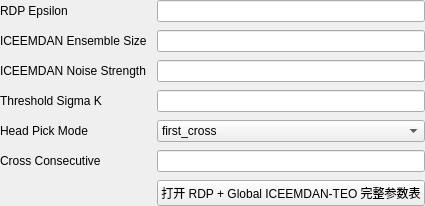
                 <widget class="QWidget" name="pageIceemdanTeoKeyParams">
                  <property name="algorithmId" stdset="0">
                   <string>rdp_global_iceemdan_teo</string>
                  </property>
                  <layout class="QFormLayout" name="formLayoutIceemdanTeoKeyParams">
                   <property name="horizontalSpacing">
                    <number>10</number>
                   </property>
                   <property name="verticalSpacing">
                    <number>8</number>
                   </property>
                   <property name="leftMargin">
                    <number>0</number>
                   </property>
                   <property name="topMargin">
                    <number>0</number>
                   </property>
                   <property name="rightMargin">
                    <number>0</number>
                   </property>
                   <property name="bottomMargin">
                    <number>0</number>
                   </property>
                   <item row="0" column="0">
                    <widget class="QLabel" name="labelIceRdpEpsilon">
                     <property name="text">
                      <string>RDP Epsilon</string>
                     </property>
                    </widget>
                   </item>
                   <item row="0" column="1">
                    <widget class="QLineEdit" name="editIceemdanTeo_rdp_epsilon">
                     <property name="algorithmId" stdset="0">
                      <string>rdp_global_iceemdan_teo</string>
                     </property>
                     <property name="paramKey" stdset="0">
                      <string>rdp_epsilon</string>
                     </property>
                     <property name="paramType" stdset="0">
                      <string>float</string>
                     </property>
                     <property name="sizePolicy">
                      <sizepolicy hsizetype="Expanding" vsizetype="Fixed">
                       <horstretch>0</horstretch>
                       <verstretch>0</verstretch>
                      </sizepolicy>
                     </property>
                    </widget>
                   </item>
                   <item row="1" column="0">
                    <widget class="QLabel" name="labelIceEnsembleSize">
                     <property name="text">
                      <string>ICEEMDAN Ensemble Size</string>
                     </property>
                    </widget>
                   </item>
                   <item row="1" column="1">
                    <widget class="QLineEdit" name="editIceemdanTeo_ensemble_size">
                     <property name="algorithmId" stdset="0">
                      <string>rdp_global_iceemdan_teo</string>
                     </property>
                     <property name="paramKey" stdset="0">
                      <string>ensemble_size</string>
                     </property>
                     <property name="paramType" stdset="0">
                      <string>int</string>
                     </property>
                     <property name="sizePolicy">
                      <sizepolicy hsizetype="Expanding" vsizetype="Fixed">
                       <horstretch>0</horstretch>
                       <verstretch>0</verstretch>
                      </sizepolicy>
                     </property>
                    </widget>
                   </item>
                   <item row="2" column="0">
                    <widget class="QLabel" name="labelIceNoiseStrength">
                     <property name="text">
                      <string>ICEEMDAN Noise Strength</string>
                     </property>
                    </widget>
                   </item>
                   <item row="2" column="1">
                    <widget class="QLineEdit" name="editIceemdanTeo_noise_strength">
                     <property name="algorithmId" stdset="0">
                      <string>rdp_global_iceemdan_teo</string>
                     </property>
                     <property name="paramKey" stdset="0">
                      <string>noise_strength</string>
                     </property>
                     <property name="paramType" stdset="0">
                      <string>float</string>
                     </property>
                     <property name="sizePolicy">
                      <sizepolicy hsizetype="Expanding" vsizetype="Fixed">
                       <horstretch>0</horstretch>
                       <verstretch>0</verstretch>
                      </sizepolicy>
                     </property>
                    </widget>
                   </item>
                   <item row="3" column="0">
                    <widget class="QLabel" name="labelIceSigmaK">
                     <property name="text">
                      <string>Threshold Sigma K</string>
                     </property>
                    </widget>
                   </item>
                   <item row="3" column="1">
                    <widget class="QLineEdit" name="editIceemdanTeo_sigma_k">
                     <property name="algorithmId" stdset="0">
                      <string>rdp_global_iceemdan_teo</string>
                     </property>
                     <property name="paramKey" stdset="0">
                      <string>sigma_k</string>
                     </property>
                     <property name="paramType" stdset="0">
                      <string>float</string>
                     </property>
                     <property name="sizePolicy">
                      <sizepolicy hsizetype="Expanding" vsizetype="Fixed">
                       <horstretch>0</horstretch>
                       <verstretch>0</verstretch>
                      </sizepolicy>
                     </property>
                    </widget>
                   </item>
                   <item row="4" column="0">
                    <widget class="QLabel" name="labelIcePickMode">
                     <property name="text">
                      <string>Head Pick Mode</string>
                     </property>
                    </widget>
                   </item>
                   <item row="4" column="1">
                    <widget class="QComboBox" name="comboIceemdanTeo_pick_mode">
                     <property name="algorithmId" stdset="0">
                      <string>rdp_global_iceemdan_teo</string>
                     </property>
                     <property name="paramKey" stdset="0">
                      <string>pick_mode</string>
                     </property>
                     <property name="paramType" stdset="0">
                      <string>choice</string>
                     </property>
                     <property name="sizePolicy">
                      <sizepolicy hsizetype="Expanding" vsizetype="Fixed">
                       <horstretch>0</horstretch>
                       <verstretch>0</verstretch>
                      </sizepolicy>
                     </property>
                     <item>
                      <property name="text">
                       <string>first_cross</string>
                      </property>
                     </item>
                     <item>
                      <property name="text">
                       <string>max</string>
                      </property>
                     </item>
                     <item>
                      <property name="text">
                       <string>first_sig_slope</string>
                      </property>
                     </item>
                    </widget>
                   </item>
                   <item row="6" column="1">
                    <widget class="QPushButton" name="btnOpenIceemdanTeoParamDialog">
                     <property name="text">
                      <string>打开 RDP + Global ICEEMDAN-TEO 完整参数表</string>
                     </property>
                     <property name="algorithmId" stdset="0">
                      <string>rdp_global_iceemdan_teo</string>
                     </property>
                     <property name="sizePolicy">
                      <sizepolicy hsizetype="Expanding" vsizetype="Fixed">
                       <horstretch>0</horstretch>
                       <verstretch>0</verstretch>
                      </sizepolicy>
                     </property>
                    </widget>
                   </item>
                   <item row="5" column="0">
                    <widget class="QLabel" name="labelIceCrossConsecutive">
                     <property name="text">
                      <string>Cross Consecutive</string>
                     </property>
                    </widget>
                   </item>
                   <item row="5" column="1">
                    <widget class="QLineEdit" name="editIceemdanTeo_cross_consecutive">
                     <property name="algorithmId" stdset="0">
                      <string>rdp_global_iceemdan_teo</string>
                     </property>
                     <property name="paramKey" stdset="0">
                      <string>cross_consecutive</string>
                     </property>
                     <property name="paramType" stdset="0">
                      <string>int</string>
                     </property>
                     <property name="sizePolicy">
                      <sizepolicy hsizetype="Expanding" vsizetype="Fixed">
                       <horstretch>0</horstretch>
                       <verstretch>0</verstretch>
                      </sizepolicy>
                     </property>
                    </widget>
                   </item>
                  </layout>
                 </widget>
